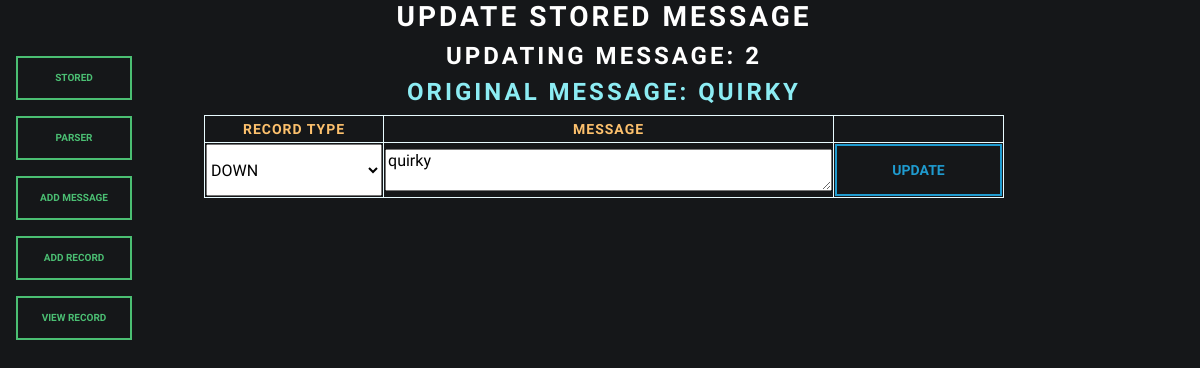
Screenshot of /update/2 with the database file from the repository.
### app.py (models this page shows, shortened)
class Message(db.Model):
    __tablename__ = "messages"
    id = db.Column(db.Integer, primary_key=True)
    record_type = db.Column(db.String(5), db.ForeignKey('records.record_type', name='fk_record_record_type'))
    message = db.Column(db.String(300), unique=False, nullable=False)
    date_created = db.Column(db.DateTime, nullable=False, default=datetime.now())
    last_updated = db.Column(db.DateTime, default=datetime.now())

### app.py (the view)
@app.route('/update/<int:id>')
def message_update(id):
    message_id = Message.query.get_or_404(id)
    record_types = [row[0] for row in db.session.query(Record.record_type).filter(Record.record_type != message_id.record_type).distinct()]
    return render_template('update.html', message=message_id.message, id=message_id.id, record_type=message_id.record_type, record_types=record_types)

### templates/update.html (shortened to what this page needs)
<html>
    <head>
        <link rel="stylesheet" href="{{ url_for('static', filename='bootstrap.min.css')}}" />
        <link rel="stylesheet" href="{{ url_for('static', filename='style.css')}}" />
    </head>
    <body>
        <div class="containter text-center">
            <div class="row">
                <div class="col-2 d-flex justify-content-center">
                    <nav class="nav flex-column w-100 ms-auto">
                        {% include 'nav.html' %}
                    </nav>
                </div>
                <div class="col-md-auto">
                    <h2>Update Stored Message</h2>
                    <h3>Updating Message: {{id}}</h3>
                    <h3 class="message">Original Message: {{message}}</h3>
                    <form action="/update/{{id}}" method="POST">
                        <table>
                            <colgroup>
                                <col />
                                <col style="width: 450px;" />
                            </colgroup>
                            <thead>
                                <th>Record Type</th>
                                <th>Message</th>
                            </thead>
                            <tbody>
                                <tr>
                                    <td><select id="mRecordType" name="mRecordType">
                                        <option>{{record_type}}</option>
                                    </select></td>
                                    <td style="line-height: 18px;"><textarea name="message" class="message">{{message}}</textarea></td>
                                    <td><button type="submit" class="btn btn-outline-info btn md">Update</button></td>
                                </tr>
                            </tbody>
                        </table>
                    </form>
                </div>
            </div>
        </div>
    </body>
</html>

### static/style.css (style rules this page uses)
body { background-color: #151719; }
h2 { color: #FFFFFF; }
h3 { color: #FFFFFF; }
h3.message { color: #8cecf3; }
table { border-width: 1px; border-style: solid; border-color: #E8FBFF; border-collapse: collapse; min-width: 800px; width: 100%; }
th { color: #fdc16d; border-width: 1px; border-style: solid; border-color: #E8FBFF; text-align: center; padding: 5px; }
td { color: #FFF8EE; border-width: 1px; border-style: solid; border-color: #E8FBFF; text-align: center; text-wrap: pretty; word-wrap: break-word; max-width: 350px; height: 47px; }
textarea.message { width: 100%; }
button { height: 100%; width: 100% }
select { width: 100%; height: 100%; }

### rows the page displays
Message: message "QUIRKY", mRecordType "DOWN", message "quirky"

### other values shown
{{ id }} "2"
